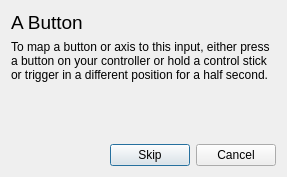
<?xml version="1.0" encoding="UTF-8"?>
<ui version="4.0">
 <class>BindInputDialog</class>
 <widget class="QDialog" name="BindInputDialog">
  <property name="geometry">
   <rect>
    <x>0</x>
    <y>0</y>
    <width>287</width>
    <height>177</height>
   </rect>
  </property>
  <property name="windowTitle">
   <string>Bind Input</string>
  </property>
  <layout class="QVBoxLayout" name="verticalLayout">
   <item>
    <widget class="QLabel" name="inputName">
     <property name="font">
      <font>
       <pointsize>14</pointsize>
      </font>
     </property>
     <property name="text">
      <string notr="true">A Button</string>
     </property>
    </widget>
   </item>
   <item>
    <widget class="QLabel" name="label_2">
     <property name="sizePolicy">
      <sizepolicy hsizetype="Expanding" vsizetype="Minimum">
       <horstretch>0</horstretch>
       <verstretch>0</verstretch>
      </sizepolicy>
     </property>
     <property name="text">
      <string>To map a button or axis to this input, either press a button on your controller or hold a control stick or trigger in a different position for a half second.</string>
     </property>
     <property name="wordWrap">
      <bool>true</bool>
     </property>
    </widget>
   </item>
   <item>
    <spacer name="verticalSpacer">
     <property name="orientation">
      <enum>Qt::Vertical</enum>
     </property>
     <property name="sizeHint" stdset="0">
      <size>
       <width>20</width>
       <height>10</height>
      </size>
     </property>
    </spacer>
   </item>
   <item>
    <layout class="QHBoxLayout" name="horizontalLayout">
     <item>
      <spacer name="horizontalSpacer">
       <property name="orientation">
        <enum>Qt::Horizontal</enum>
       </property>
       <property name="sizeHint" stdset="0">
        <size>
         <width>40</width>
         <height>20</height>
        </size>
       </property>
      </spacer>
     </item>
     <item>
      <widget class="QPushButton" name="skipButton">
       <property name="text">
        <string>Skip</string>
       </property>
       <property name="icon">
        <iconset theme="go-next-skip">
         <normaloff>.</normaloff>.</iconset>
       </property>
      </widget>
     </item>
     <item>
      <widget class="QPushButton" name="cancelButton">
       <property name="text">
        <string>Cancel</string>
       </property>
       <property name="icon">
        <iconset theme="dialog-cancel">
         <normaloff>.</normaloff>.</iconset>
       </property>
      </widget>
     </item>
    </layout>
   </item>
  </layout>
 </widget>
 <resources/>
 <connections>
  <connection>
   <sender>skipButton</sender>
   <signal>clicked()</signal>
   <receiver>BindInputDialog</receiver>
   <slot>accept()</slot>
   <hints>
    <hint type="sourcelabel">
     <x>149</x>
     <y>149</y>
    </hint>
    <hint type="destinationlabel">
     <x>277</x>
     <y>19</y>
    </hint>
   </hints>
  </connection>
  <connection>
   <sender>cancelButton</sender>
   <signal>clicked()</signal>
   <receiver>BindInputDialog</receiver>
   <slot>reject()</slot>
   <hints>
    <hint type="sourcelabel">
     <x>248</x>
     <y>155</y>
    </hint>
    <hint type="destinationlabel">
     <x>282</x>
     <y>127</y>
    </hint>
   </hints>
  </connection>
 </connections>
</ui>
